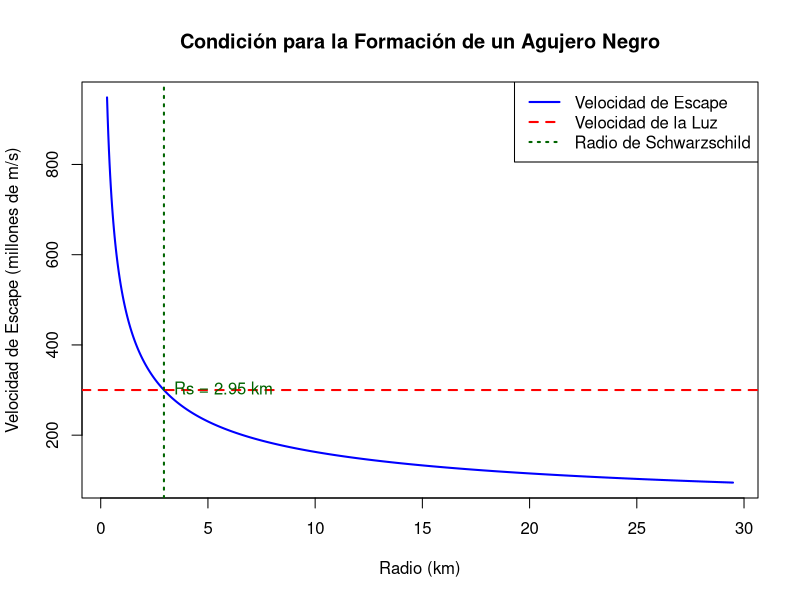
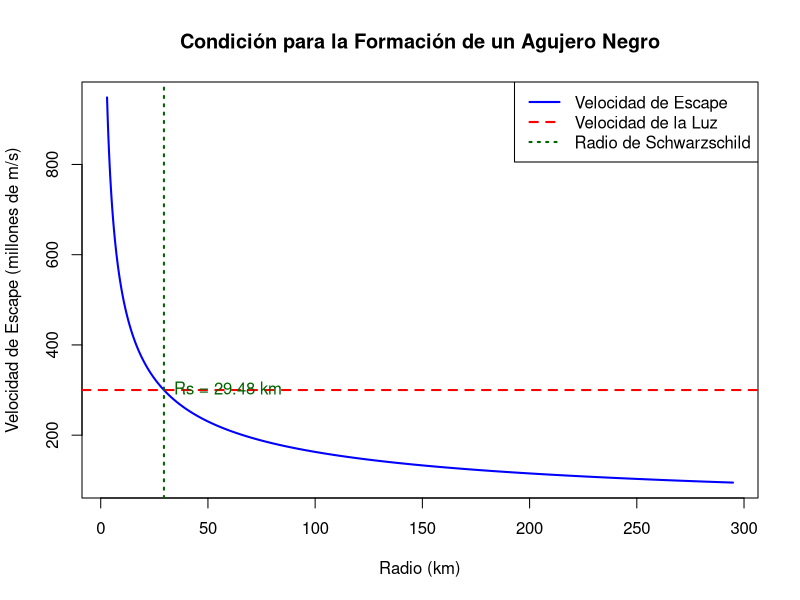

The R source for these figures, in order:
# Definir constantes
G <- 6.674e-11        # Constante de gravitación universal (Nm²/kg²)
c <- 3e8              # Velocidad de la luz (m/s)

# Función para calcular la velocidad de escape
velocidad_escape <- function(M, R) {
  sqrt((2 * G * M) / R)
}

# Función para calcular el radio de Schwarzschild
radio_schwarzschild <- function(M) {
  (2 * G * M) / (c^2)
}

# Función para generar el gráfico
graficar_agujero_negro <- function(M) {
  # Definir un rango de radios desde 1 km hasta 10 veces el radio de Schwarzschild
  Rs <- radio_schwarzschild(M)
  R_min <- Rs * 0.1
  R_max <- Rs * 10
  R <- seq(R_min, R_max, length.out = 1000)
  
  # Calcular la velocidad de escape para cada radio
  ve <- velocidad_escape(M, R)
  
  # Crear el gráfico
  plot(R / 1000, ve / 1e6, type = "l", lwd = 2, col = "blue",
       xlab = "Radio (km)",
       ylab = "Velocidad de Escape (millones de m/s)",
       main = "Condición para la Formación de un Agujero Negro")
  
  # Añadir la línea de la velocidad de la luz
  abline(h = c / 1e6, col = "red", lwd = 2, lty = 2)
  
  # Añadir una línea vertical para el radio de Schwarzschild
  abline(v = Rs / 1000, col = "darkgreen", lwd = 2, lty = 3)
  
  # Añadir leyendas
  legend("topright",
         legend = c("Velocidad de Escape", "Velocidad de la Luz", "Radio de Schwarzschild"),
         col = c("blue", "red", "darkgreen"),
         lwd = 2, lty = c(1, 2, 3))
  
  # Mostrar el radio de Schwarzschild en el gráfico
  text(Rs / 1000, c / 1e6, labels = paste0("Rs = ", round(Rs / 1000, 2), " km"),
       pos = 4, col = "darkgreen")
}

# Ejemplo: Masa del Sol
masa_sol <- 1.988e30
graficar_agujero_negro(masa_sol)

# Ejemplo adicional: 10 masas solares
masa_10_sol <- 10 * 1.988e30
graficar_agujero_negro(masa_10_sol)

